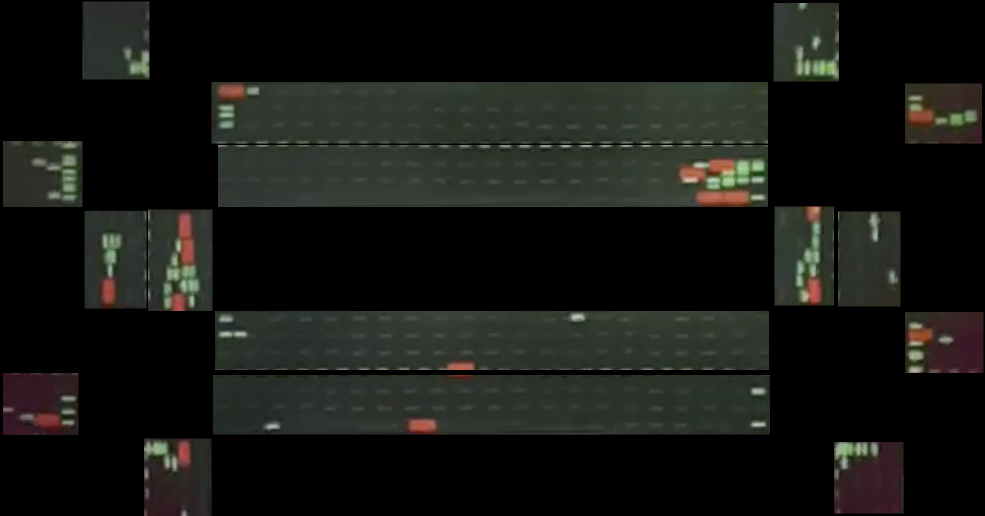
#> input picture sample_img/phase2/phase2_masked_lanes.png, 1970 x 1032 px (shown at 1/2 size)
$ python phase3_adaptive_color.py
#> lines starting #> are read from the running program, lines starting #| are printed output that depends on the picture; after the words box and inside, x2 and y2 are one past the last pixel; in counts of white or black regions, pixels touching at a corner belong together
import cv2
import numpy as np
import json
import os

INPUT_IMAGE_PATH = 'sample_img/phase2/phase2_masked_lanes.png'
ROI_JSON_PATH = 'lane_rois.json'
OUTPUT_VIZ_PATH = 'sample_img/phase3_adaptive_output.png'

def process_roi_adaptive(roi_bgr):
    # Convert to float for mathematical operations
    bgr_float = roi_bgr.astype(np.float32) / 255.0
    B, G, R = cv2.split(bgr_float)

    # 1. Excess Red (ExR) and Excess Green (ExG) indices
    # These indices highlight the specific colors relative to others, mitigating lighting shifts.
    ExR = 1.4 * R - G - B
    ExG = 2.0 * G - R - B

    # 2. Adaptive Thresholding using Mean and Standard Deviation per ROI
    # For Red
    mean_ExR = np.mean(ExR)
    std_ExR = np.std(ExR)
    # Lowered k from 2.5 to 1.5 to not omit vehicles, but increased min_thresh slightly to avoid background noise
    k_red = 1.5
    min_thresh_red = 0.12
    thresh_red = max(min_thresh_red, mean_ExR + k_red * std_ExR)

    red_mask = (ExR > thresh_red).astype(np.uint8) * 255

    # For Green
    mean_ExG = np.mean(ExG)
    std_ExG = np.std(ExG)
    k_green = 1.5
    min_thresh_green = 0.12
    thresh_green = max(min_thresh_green, mean_ExG + k_green * std_ExG)

    green_mask = (ExG > thresh_green).astype(np.uint8) * 255

    # 3. Morphological operations to clean up noise (increased kernel size for robustness)
    kernel = np.ones((5,5), np.uint8)
    red_mask = cv2.morphologyEx(red_mask, cv2.MORPH_OPEN, kernel)
    red_mask = cv2.morphologyEx(red_mask, cv2.MORPH_CLOSE, kernel)

    green_mask = cv2.morphologyEx(green_mask, cv2.MORPH_OPEN, kernel)
    green_mask = cv2.morphologyEx(green_mask, cv2.MORPH_CLOSE, kernel)

    return red_mask, green_mask

def main():
    if not os.path.exists(INPUT_IMAGE_PATH):
        print(f"Error: {INPUT_IMAGE_PATH} not found.")
        return

    if not os.path.exists(ROI_JSON_PATH):
        print(f"Error: {ROI_JSON_PATH} not found.")
        return

    img = cv2.imread(INPUT_IMAGE_PATH)
#> img is the input picture: shape (1032, 1970, 3); mean B, G, R 19.4, 22.7, 21.7
    viz_img = img.copy()

    with open(ROI_JSON_PATH, 'r') as f:
#> (reads lane_rois.json from the repository)
        rois = json.load(f)

    # We will also create a combined mask image for debugging
    full_red_mask = np.zeros(img.shape[:2], dtype=np.uint8)
    full_green_mask = np.zeros(img.shape[:2], dtype=np.uint8)

    for (x, y, w, h) in rois:
        # Extract ROI
        roi_bgr = img[y:y+h, x:x+w]

        # Apply adaptive color segmentation
        red_mask, green_mask = process_roi_adaptive(roi_bgr)

        # Place masks back into the full size mask
        full_red_mask[y:y+h, x:x+w] = red_mask
        full_green_mask[y:y+h, x:x+w] = green_mask

        # Draw bounding boxes around detected vehicles on the visualization image
        # Find Red Vehicles
        contours_red, _ = cv2.findContours(red_mask, cv2.RETR_EXTERNAL, cv2.CHAIN_APPROX_SIMPLE)
        for cnt in contours_red:
            area = cv2.contourArea(cnt)
            if area > 100: # Filter small noise (increased from 50 to 100)
                rx, ry, rw, rh = cv2.boundingRect(cnt)
                # Draw on full image (offset by ROI coordinates)
                cv2.rectangle(viz_img, (x+rx, y+ry), (x+rx+rw, y+ry+rh), (0, 0, 255), 2)

        # Find Green Vehicles
        contours_green, _ = cv2.findContours(green_mask, cv2.RETR_EXTERNAL, cv2.CHAIN_APPROX_SIMPLE)
        for cnt in contours_green:
            area = cv2.contourArea(cnt)
            if area > 100: # Filter small noise (increased from 50 to 100)
                gx, gy, gw, gh = cv2.boundingRect(cnt)
                cv2.rectangle(viz_img, (x+gx, y+gy), (x+gx+gw, y+gy+gh), (0, 255, 0), 2)

        # Draw ROI boundaries
        cv2.rectangle(viz_img, (x, y), (x+w, y+h), (255, 255, 255), 1)
#> this loop made 16 passes
#> (mean_ExR in process_roi_adaptive, std_ExR in process_roi_adaptive, thresh_red in process_roi_adaptive, mean_ExG in process_roi_adaptive, std_ExG in process_roi_adaptive, thresh_green in process_roi_adaptive) on passes 1 to 12: (-0.133, 0.0745, 0.12, 0.0691, 0.052, 0.147), (-0.136, 0.0918, 0.12, 0.0601, 0.0657, 0.159), (-0.0229, 0.113, 0.147, 0.0227, 0.0958, 0.166), (-0.14, 0.0458, 0.12, 0.068, 0.0308, 0.12), (0.03, 0.0988, 0.178, -0.115, 0.0819, 0.12), (-0.122, 0.0502, 0.12, 0.0454, 0.0353, 0.12), (0.0132, 0.113, 0.183, -0.0712, 0.101, 0.12), (-0.139, 0.0384, 0.12, 0.0563, 0.0242, 0.12), (-0.0555, 0.113, 0.12, -0.0157, 0.0931, 0.124), (-0.108, 0.161, 0.134, 0.0337, 0.128, 0.225), (-0.142, 0.0515, 0.12, 0.0432, 0.0414, 0.12), (-0.12, 0.114, 0.12, 0.0404, 0.0853, 0.168)
#> pass 1, in process_roi_adaptive, `B, G, R = cv2.split(bgr_float)`:
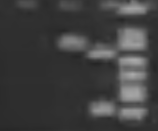
#> G: shape (131, 158) float32; min 0.145, max 0.667, mean 0.251
#> after the loop:
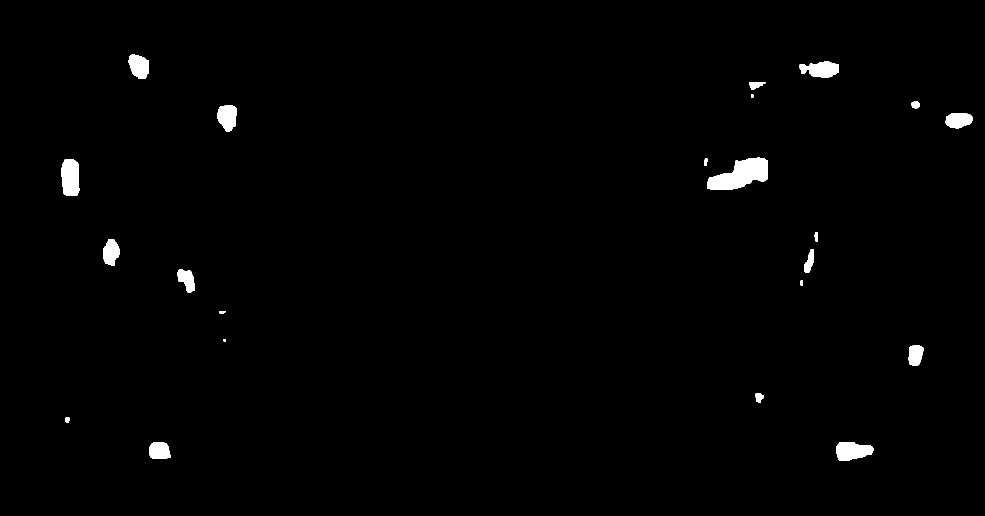
#> full_green_mask: shape (1032, 1970) (shown at 1/2 size); 1.1% white; 22 white regions, largest, box (x1, y1, x2, y2) and area: (1414, 315, 1535, 380) 4817, (122, 318, 159, 392) 2304, (1672, 884, 1747, 922) 2113
#> after the loop:
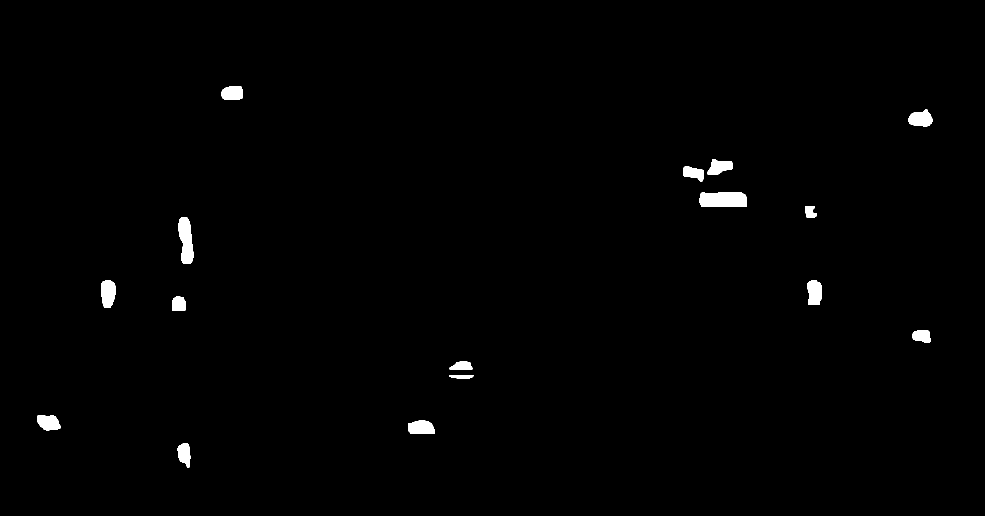
#> full_red_mask: shape (1032, 1970) (shown at 1/2 size); 0.85% white; 16 white regions, largest, box (x1, y1, x2, y2) and area: (1399, 384, 1494, 413) 2562, (357, 434, 387, 528) 2039, (202, 560, 232, 616) 1354
#> after the loop:
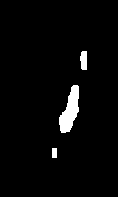
#> green_mask: shape (197, 118); 3.1% white; 3 white regions, box (x1, y1, x2, y2) and area: (59, 85, 79, 133) 557, (80, 51, 87, 70) 117, (52, 148, 57, 158) 50
#> after the loop:
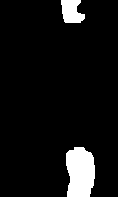
#> red_mask: shape (197, 118); 7.1% white; 2 white regions, box (x1, y1, x2, y2) and area: (66, 147, 95, 197) 1230, (61, 0, 85, 23) 420
#> after the loop:
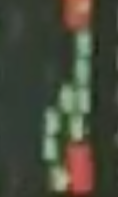
#> roi_bgr: shape (197, 118, 3); mean B, G, R 58.9, 73.5, 70.7
#> after the loop:
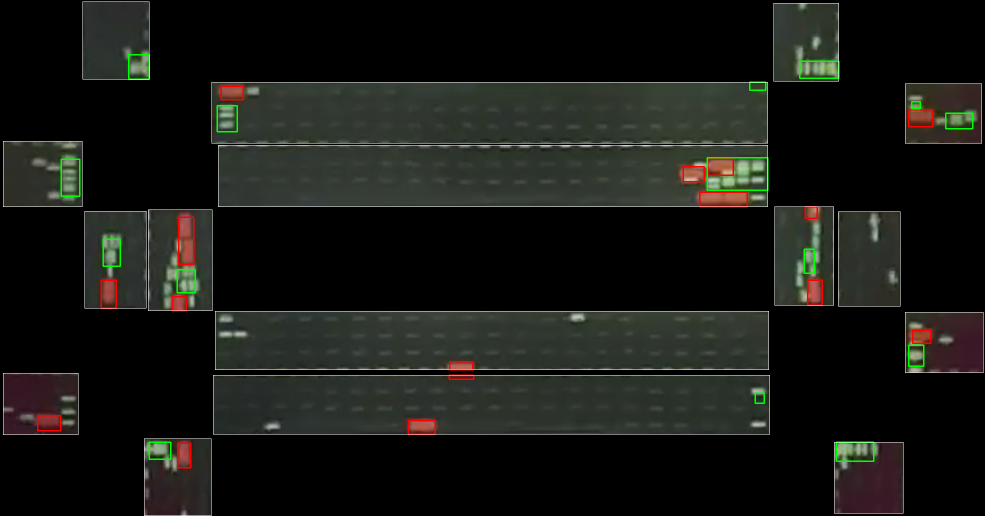
#> viz_img: shape (1032, 1970, 3) (shown at 1/2 size); 1.53% of pixels changed, all inside (x1, y1, x2, y2) = (6, 3, 1967, 1032)

    os.makedirs(os.path.dirname(OUTPUT_VIZ_PATH), exist_ok=True)
    cv2.imwrite(OUTPUT_VIZ_PATH, viz_img)
    cv2.imwrite('sample_img/phase3_red_mask.png', full_red_mask)
    cv2.imwrite('sample_img/phase3_green_mask.png', full_green_mask)

    print(f"Processed {len(rois)} ROIs.")
    print(f"Saved visualizations to {OUTPUT_VIZ_PATH}")

if __name__ == "__main__":
    main()
